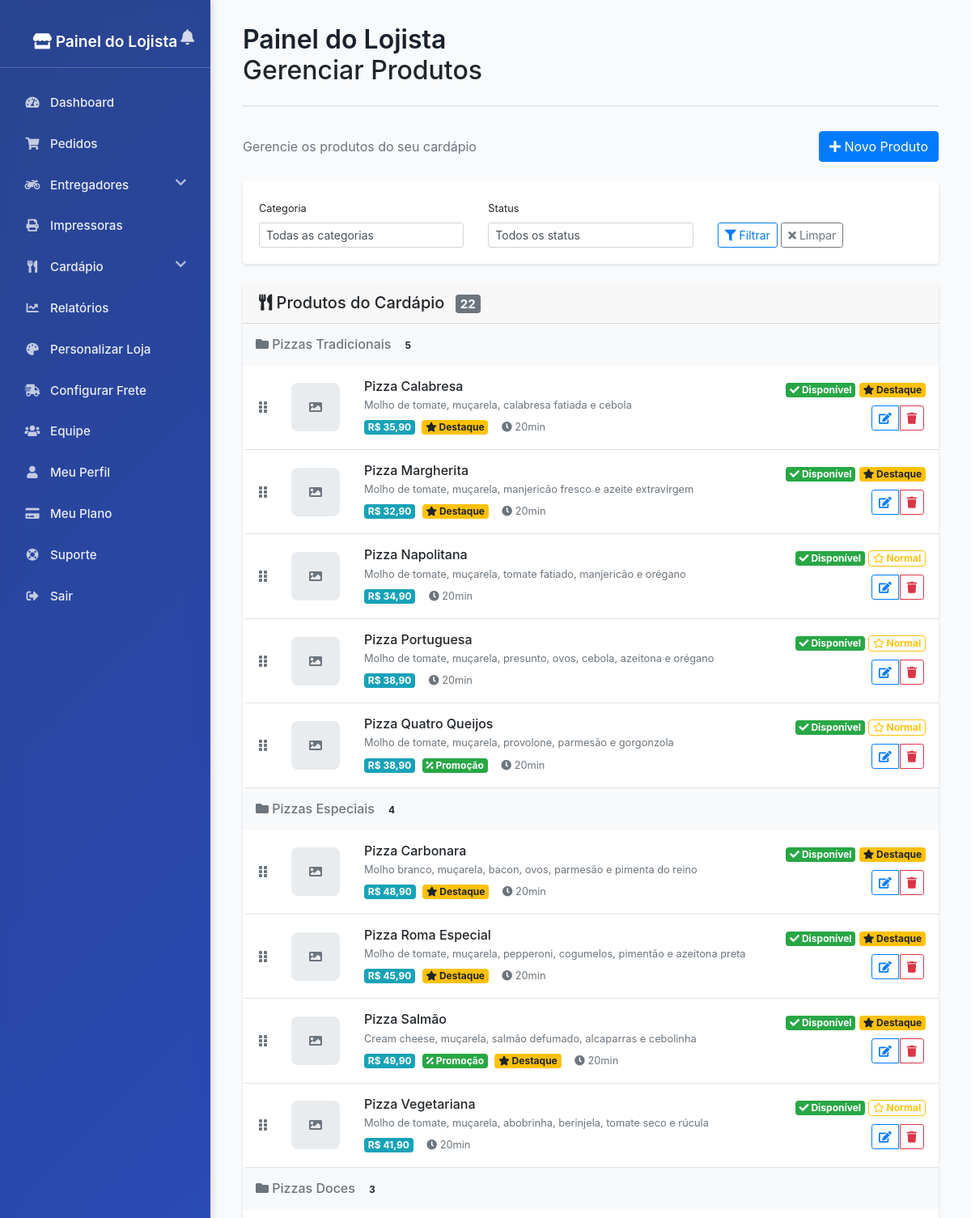
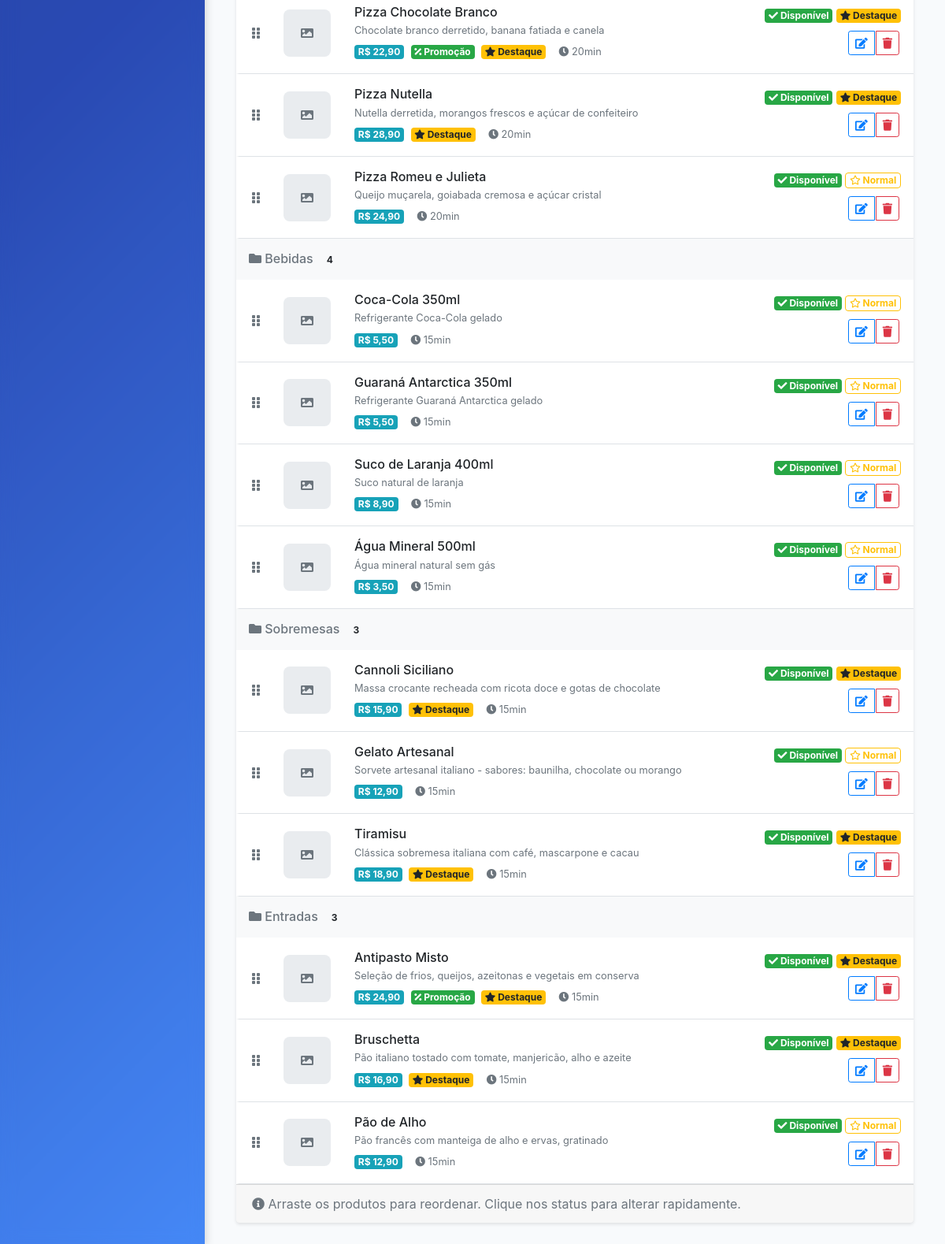
The page /admin-loja/produtos/ (signed in) on the database its author committed (2 pictures, top to bottom).
### core/models.py (models this page shows, shortened)
class Categoria(models.Model):
    id = models.UUIDField(primary_key=True, default=uuid.uuid4, editable=False)
    restaurante = models.ForeignKey(Restaurante, on_delete=models.CASCADE, related_name='categorias')
    nome = models.CharField(max_length=100)
    slug = models.SlugField(max_length=100, blank=True)
    descricao = models.TextField(blank=True)
    imagem = models.ImageField(upload_to='categorias/', null=True, blank=True)
    ordem = models.PositiveIntegerField(default=0)
    ativo = models.BooleanField(default=True)
    created_at = models.DateTimeField(auto_now_add=True)
    class Meta:
        db_table = 'categorias'
        verbose_name = 'Categoria'
        verbose_name_plural = 'Categorias'
        ordering = ['ordem', 'nome']
        unique_together = ['restaurante', 'slug']

class Produto(models.Model):
    id = models.UUIDField(primary_key=True, default=uuid.uuid4, editable=False)
    restaurante = models.ForeignKey(Restaurante, on_delete=models.CASCADE, related_name='produtos')
    categoria = models.ForeignKey(Categoria, on_delete=models.CASCADE, related_name='produtos')
    nome = models.CharField(max_length=200)
    slug = models.SlugField(max_length=200, blank=True)
    descricao = models.TextField()
    preco = models.DecimalField(max_digits=10, decimal_places=2)
    preco_promocional = models.DecimalField(max_digits=10, decimal_places=2, null=True, blank=True)
    imagem_principal = models.ImageField(upload_to='produtos/', null=True, blank=True)
    destaque = models.BooleanField(default=False, help_text="Produto em destaque na página inicial")
    disponivel = models.BooleanField(default=True)
    permite_observacoes = models.BooleanField(default=True)
    tempo_preparo = models.PositiveIntegerField(default=15, help_text="Tempo em minutos")
    estoque_atual = models.PositiveIntegerField(default=0, help_text="Quantidade atual em estoque")
    estoque_minimo = models.PositiveIntegerField(default=5, help_text="Estoque mínimo para alerta")
    controlar_estoque = models.BooleanField(default=False, help_text="Ativar controle de estoque para este produto")
    calorias = models.PositiveIntegerField(null=True, blank=True)
    ingredientes = models.TextField(blank=True)
    alergicos = models.TextField(blank=True, help_text="Informações sobre alérgenos")
    ordem = models.PositiveIntegerField(default=0)
    created_at = models.DateTimeField(auto_now_add=True)
    updated_at = models.DateTimeField(auto_now=True)
    class Meta:
        db_table = 'produtos'
        verbose_name = 'Produto'
        verbose_name_plural = 'Produtos'
        ordering = ['ordem', 'nome']
        unique_together = ['restaurante', 'slug']
    @property
    def preco_final(self):
        return self.preco_promocional if self.preco_promocional else self.preco
    @property
    def tem_promocao(self):
        return bool(self.preco_promocional and self.preco_promocional < self.preco)

### admin_loja/views.py (the view)
# urls.py: path('produtos/', views.admin_loja_produtos, name='produtos'),
@painel_loja_required
def admin_loja_produtos(request):
    redirect_response = verificar_permissao_gerencial(request, "o gerenciamento de produtos")
    if redirect_response:
        return redirect_response
    restaurante = Restaurante.objects.filter(proprietario=request.user).first()
    if not restaurante:
        return render(request, 'admin_loja/produtos.html', {
            'msg': 'Você não tem permissão para acessar esta página.'
        })
    categoria_id = request.GET.get('categoria')
    status = request.GET.get('status')
    produtos = Produto.objects.filter(restaurante=restaurante)
    if categoria_id:
        produtos = produtos.filter(categoria_id=categoria_id)
    if status == 'disponivel':
        produtos = produtos.filter(disponivel=True)
    elif status == 'indisponivel':
        produtos = produtos.filter(disponivel=False)
    elif status == 'destaque':
        produtos = produtos.filter(destaque=True)
    produtos = produtos.select_related('categoria').order_by('categoria__ordem', 'ordem', 'nome')
    categorias = Categoria.objects.filter(restaurante=restaurante, ativo=True).order_by('ordem', 'nome')
    return render(request, 'admin_loja/produtos.html', {
        'produtos': produtos,
        'categorias': categorias,
        'restaurante': restaurante,
        'filtro_categoria': categoria_id,
        'filtro_status': status
    })

### admin_loja/templates/admin_loja/produtos.html (shortened to what this page needs)
{% extends 'admin_loja/base_admin_loja.html' %}
{% block header %}
<h2>Gerenciar Produtos</h2>
{% endblock %}
{% block content %}
<link href="https://cdn.jsdelivr.net/npm/bootstrap@4.6.0/dist/css/bootstrap.min.css" rel="stylesheet">
<link rel="stylesheet" href="https://cdnjs.cloudflare.com/ajax/libs/font-awesome/5.15.4/css/all.min.css">
<div class="d-flex justify-content-between align-items-center mb-4">
    <div>
        <p class="text-muted mb-0">Gerencie os produtos do seu cardápio</p>
    </div>
    <a href="{% url 'admin_loja:produto_cadastrar' %}" class="btn btn-primary">
        <i class="fas fa-plus"></i> Novo Produto
    </a>
</div>
<div class="card mb-4">
    <div class="card-body">
        <form method="get" class="row align-items-end">
            <div class="col-md-4">
                <label for="categoria" class="form-label small">Categoria</label>
                <select name="categoria" id="categoria" class="form-control form-control-sm">
                    <option value="">Todas as categorias</option>
                </select>
            </div>
            <div class="col-md-4">
                <label for="status" class="form-label small">Status</label>
                <select name="status" id="status" class="form-control form-control-sm">
                    <option value="">Todos os status</option>
                </select>
            </div>
            <div class="col-md-4">
                <button type="submit" class="btn btn-outline-primary btn-sm">
                    <i class="fas fa-filter"></i> Filtrar
                </button>
                <a href="{% url 'admin_loja:produtos' %}" class="btn btn-outline-secondary btn-sm">
                    <i class="fas fa-times"></i> Limpar
                </a>
            </div>
        </form>
    </div>
</div>
{% if produtos %}
<div class="card">
    <div class="card-header">
        <h5 class="mb-0">
            <i class="fas fa-utensils"></i> Produtos do Cardápio
            <span class="badge badge-secondary ml-2">{{ produtos.count }}</span>
        </h5>
    </div>
    <div class="card-body p-0">
        <div id="produtos-sortable">
            {% regroup produtos by categoria as produtos_by_category %}
            {% for categoria_group in produtos_by_category %}
                <div class="categoria-section">
                    <div class="categoria-header">
                        <h6 class="text-muted mb-0 p-3 bg-light">
                            <i class="fas fa-folder"></i> {{ categoria_group.grouper.nome }}
                            <span class="badge badge-light ml-2">{{ categoria_group.list|length }}</span>
                        </h6>
                    </div>
                    <div class="produtos-list">
                        {% for produto in categoria_group.list %}
                        <div class="produto-item border-bottom" data-produto-id="{{ produto.id }}">
                            <div class="row align-items-center p-3">
                                <div class="col-auto">
                                    <i class="fas fa-grip-vertical text-muted drag-handle" style="cursor: move;" title="Arrastar para reordenar"></i>
                                </div>
                                <div class="col-auto">
                                    {% if produto.imagem_principal %}
                                        <img src="{{ produto.imagem_principal.url }}" alt="{{ produto.nome }}" class="produto-thumb">
                                    {% else %}
                                        <div class="produto-thumb-placeholder">
                                            <i class="fas fa-image"></i>
                                        </div>
                                    {% endif %}
                                </div>
                                <div class="col">
                                    <div class="d-flex justify-content-between align-items-start">
                                        <div class="flex-grow-1">
                                            <h6 class="mb-1">{{ produto.nome }}</h6>
                                            {% if produto.descricao %}
                                                <p class="text-muted mb-1 small">{{ produto.descricao|truncatechars:100 }}</p>
                                            {% endif %}
                                            <div class="produto-info">
                                                <span class="badge badge-info">R$ {{ produto.preco_final }}</span>
                                                {% if produto.tem_promocao %}
                                                    <span class="badge badge-success">
                                                        <i class="fas fa-percentage"></i> Promoção
                                                    </span>
                                                {% endif %}
                                                {% if produto.destaque %}
                                                    <span class="badge badge-warning">
                                                        <i class="fas fa-star"></i> Destaque
                                                    </span>
                                                {% endif %}
                                                <small class="text-muted ml-2">
                                                    <i class="fas fa-clock"></i> {{ produto.tempo_preparo }}min
                                                </small>
                                            </div>
                                        </div>
                                        <div class="text-right ml-3">
                                            <div class="mb-2">
                                                {% if produto.disponivel %}
                                                    <span class="badge badge-success status-badge-disponivel"
                                                          data-produto-id="{{ produto.id }}"
                                                          data-disponivel="true"
                                                          style="cursor: pointer;"
                                                          title="Clique para marcar como esgotado">
                                                        <i class="fas fa-check"></i> Disponível
                                                    </span>
                                                {% endif %}
                                                {% if produto.destaque %}
                                                    <span class="badge badge-warning status-badge-destaque"
                                                          data-produto-id="{{ produto.id }}"
                                                          data-destaque="true"
                                                          style="cursor: pointer;"
                                                          title="Clique para remover destaque">
                                                        <i class="fas fa-star"></i> Destaque
                                                    </span>
                                                {% else %}
                                                    <span class="badge badge-outline-warning status-badge-destaque"
                                                          data-produto-id="{{ produto.id }}"
                                                          data-destaque="false"
                                                          style="cursor: pointer;"
                                                          title="Clique para destacar">
                                                        <i class="far fa-star"></i> Normal
                                                    </span>
                                                {% endif %}
                                            </div>
                                            <div class="btn-group" role="group">
                                                <a href="{% url 'admin_loja:produto_editar' produto.id %}"
                                                   class="btn btn-sm btn-outline-primary" title="Editar">
                                                    <i class="fas fa-edit"></i>
                                                </a>
                                                <a href="{% url 'admin_loja:produto_deletar' produto.id %}"
                                                   class="btn btn-sm btn-outline-danger" title="Deletar"
                                                   onclick="return confirm('Tem certeza que deseja deletar este produto?')">
                                                    <i class="fas fa-trash"></i>
                                                </a>
                                            </div>
                                        </div>
                                    </div>
                                </div>
                            </div>
                        </div>
                        {% endfor %}
                    </div>
                </div>
            {% endfor %}
        </div>
    </div>
    <div class="card-footer text-muted">
        <i class="fas fa-info-circle"></i>
        Arraste os produtos para reordenar. Clique nos status para alterar rapidamente.
    </div>
</div>
{% endif %}
{% endblock %}

### rows shown on the page
Categoria: grouper.nome "Pizzas Tradicionais", list|length "5"
Produto: nome "Pizza Calabresa", descricao "Molho de tomate, muçarela, calabresa fatiada e cebola", preco_final "35,90", destaque True (drawn), tempo_preparo "20"
Produto: nome "Pizza Margherita", descricao "Molho de tomate, muçarela, manjericão fresco e azeite extravirgem", preco_final "32,90", destaque True (drawn), tempo_preparo "20"
Produto: nome "Pizza Napolitana", descricao "Molho de tomate, muçarela, tomate fatiado, manjericão e orégano", preco_final "34,90", tempo_preparo "20"
Produto: nome "Pizza Portuguesa", descricao "Molho de tomate, muçarela, presunto, ovos, cebola, azeitona e orégano", preco_final "38,90", tempo_preparo "20"
Produto: nome "Pizza Quatro Queijos", descricao "Molho de tomate, muçarela, provolone, parmesão e gorgonzola", preco_final "38,90", preco "Promoção", tempo_preparo "20"
Categoria: grouper.nome "Pizzas Especiais", list|length "4"
Produto: nome "Pizza Carbonara", descricao "Molho branco, muçarela, bacon, ovos, parmesão e pimenta do reino", preco_final "48,90", destaque True (drawn), tempo_preparo "20"
Produto: nome "Pizza Roma Especial", descricao "Molho de tomate, muçarela, pepperoni, cogumelos, pimentão e azeitona preta", preco_final "45,90", destaque True (drawn), tempo_preparo "20"
Produto: nome "Pizza Salmão", descricao "Cream cheese, muçarela, salmão defumado, alcaparras e cebolinha", preco_final "49,90", preco "Promoção", destaque True (drawn), tempo_preparo "20"
Produto: nome "Pizza Vegetariana", descricao "Molho de tomate, muçarela, abobrinha, berinjela, tomate seco e rúcula", preco_final "41,90", tempo_preparo "20"
Categoria: grouper.nome "Pizzas Doces", list|length "3"
Produto: nome "Pizza Chocolate Branco", descricao "Chocolate branco derretido, banana fatiada e canela", preco_final "22,90", preco "Promoção", destaque True (drawn), tempo_preparo "20"
Produto: nome "Pizza Nutella", descricao "Nutella derretida, morangos frescos e açúcar de confeiteiro", preco_final "28,90", destaque True (drawn), tempo_preparo "20"
Produto: nome "Pizza Romeu e Julieta", descricao "Queijo muçarela, goiabada cremosa e açúcar cristal", preco_final "24,90", tempo_preparo "20"
Categoria: grouper.nome "Bebidas", list|length "4"
Produto: nome "Coca-Cola 350ml", descricao "Refrigerante Coca-Cola gelado", preco_final "5,50", tempo_preparo "15"
Produto: nome "Guaraná Antarctica 350ml", descricao "Refrigerante Guaraná Antarctica gelado", preco_final "5,50", tempo_preparo "15"
Produto: nome "Suco de Laranja 400ml", descricao "Suco natural de laranja", preco_final "8,90", tempo_preparo "15"
Produto: nome "Água Mineral 500ml", descricao "Água mineral natural sem gás", preco_final "3,50", tempo_preparo "15"
Categoria: grouper.nome "Sobremesas", list|length "3"
Produto: nome "Cannoli Siciliano", descricao "Massa crocante recheada com ricota doce e gotas de chocolate", preco_final "15,90", destaque True (drawn), tempo_preparo "15"
Produto: nome "Gelato Artesanal", descricao "Sorvete artesanal italiano - sabores: baunilha, chocolate ou morango", preco_final "12,90", tempo_preparo "15"
Produto: nome "Tiramisu", descricao "Clássica sobremesa italiana com café, mascarpone e cacau", preco_final "18,90", destaque True (drawn), tempo_preparo "15"
Categoria: grouper.nome "Entradas", list|length "3"
Produto: nome "Antipasto Misto", descricao "Seleção de frios, queijos, azeitonas e vegetais em conserva", preco_final "24,90", preco "Promoção", destaque True (drawn), tempo_preparo "15"
Produto: nome "Bruschetta", descricao "Pão italiano tostado com tomate, manjericão, alho e azeite", preco_final "16,90", destaque True (drawn), tempo_preparo "15"
Produto: nome "Pão de Alho", descricao "Pão francês com manteiga de alho e ervas, gratinado", preco_final "12,90", tempo_preparo "15"

### other values the page prints
{{ produtos.count }} "22"
